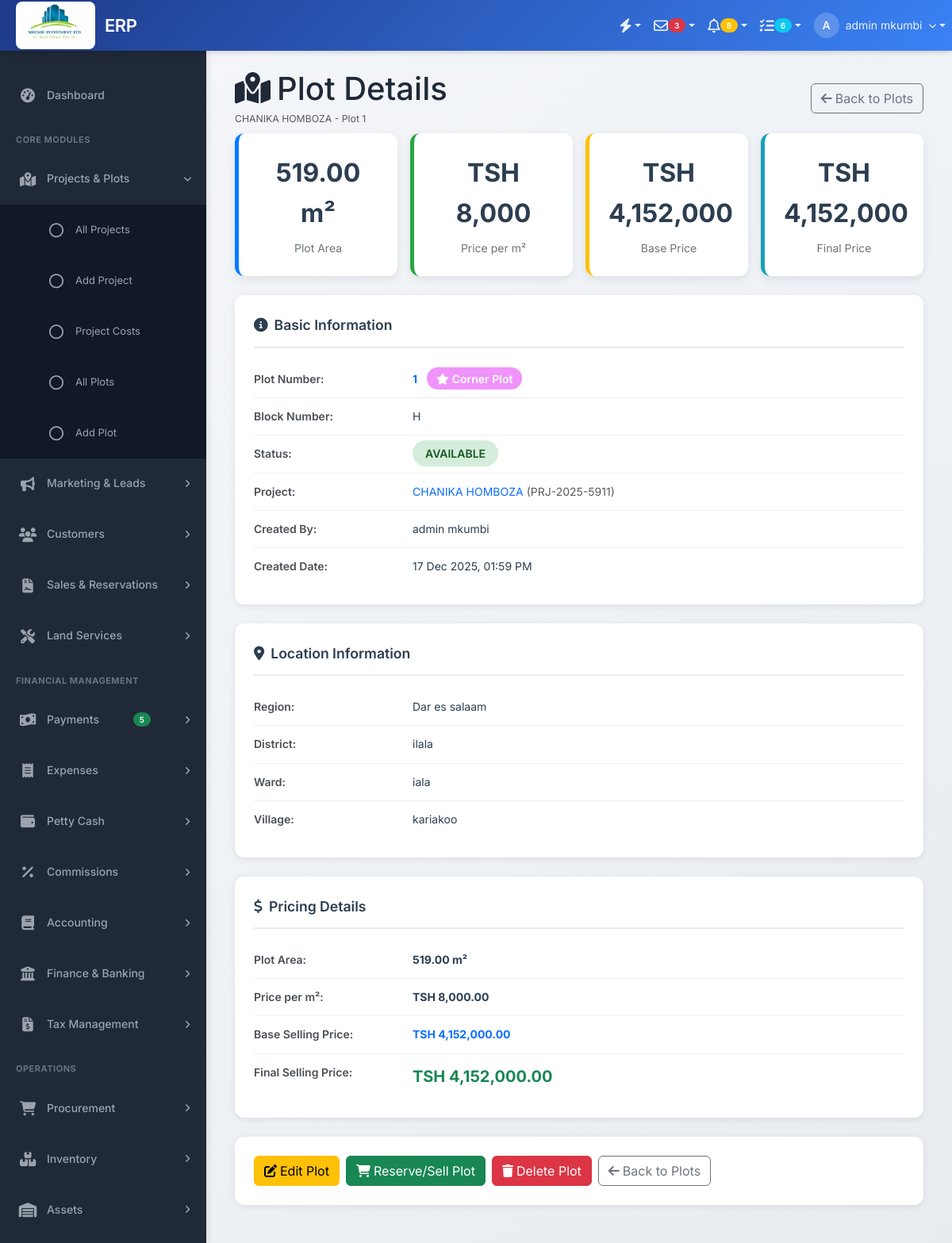
The page /modules/plots/view.php?id=42 (signed in) on the database its author committed.
### tables this page shows
CREATE TABLE `plots` (
  `plot_id` int(11) NOT NULL,
  `company_id` int(11) NOT NULL,
  `project_id` int(11) NOT NULL,
  `plot_number` varchar(50) NOT NULL,
  `block_number` varchar(50) DEFAULT NULL,
  `area_sqm` decimal(10,2) NOT NULL DEFAULT 0.00,
  `area` decimal(10,2) NOT NULL DEFAULT 0.00,
  `price_per_sqm` decimal(15,2) NOT NULL DEFAULT 0.00,
  `selling_price` decimal(15,2) NOT NULL DEFAULT 0.00,
  `discount_amount` decimal(15,2) DEFAULT 0.00,
  `final_price` decimal(15,2) GENERATED ALWAYS AS (`selling_price` - `discount_amount`) STORED,
  `plot_size` decimal(10,2) NOT NULL COMMENT 'Size in square meters',
  `price_per_unit` decimal(15,2) NOT NULL COMMENT 'Price per square meter',
  `total_price` decimal(15,2) GENERATED ALWAYS AS (`plot_size` * `price_per_unit`) STORED,
  `survey_plan_number` varchar(100) DEFAULT NULL,
  `town_plan_number` varchar(100) DEFAULT NULL,
  `gps_coordinates` varchar(200) DEFAULT NULL,
  `status` enum('available','reserved','sold','blocked') DEFAULT 'available',
  `corner_plot` tinyint(1) DEFAULT 0,
  `coordinates` varchar(50) DEFAULT NULL,
  `notes` text DEFAULT NULL,
  `is_active` tinyint(1) DEFAULT 1,
  `created_at` timestamp NOT NULL DEFAULT current_timestamp(),
  `updated_at` timestamp NOT NULL DEFAULT current_timestamp() ON UPDATE current_timestamp(),
  `created_by` int(11) DEFAULT NULL
);

CREATE TABLE `projects` (
  `project_id` int(11) NOT NULL,
  `company_id` int(11) NOT NULL,
  `project_name` varchar(200) NOT NULL,
  `project_code` varchar(50) DEFAULT NULL,
  `description` text DEFAULT NULL,
  `region_id` int(11) DEFAULT NULL,
  `district_id` int(11) DEFAULT NULL,
  `ward_id` int(11) DEFAULT NULL,
  `village_id` int(11) DEFAULT NULL,
  `physical_location` text DEFAULT NULL,
  `total_area` decimal(15,2) DEFAULT NULL COMMENT 'Total area in square meters',
  `total_plots` int(11) DEFAULT 0,
  `available_plots` int(11) DEFAULT 0,
  `reserved_plots` int(11) DEFAULT 0,
  `sold_plots` int(11) DEFAULT 0,
  `acquisition_date` date DEFAULT NULL,
  `closing_date` date DEFAULT NULL,
  `title_deed_path` varchar(255) DEFAULT NULL,
  `survey_plan_path` varchar(255) DEFAULT NULL,
  `contract_attachment_path` varchar(255) DEFAULT NULL,
  `coordinates_path` varchar(255) DEFAULT NULL,
  `status` enum('planning','active','completed','suspended') DEFAULT 'planning',
  `is_active` tinyint(1) DEFAULT 1,
  `created_at` timestamp NOT NULL DEFAULT current_timestamp(),
  `updated_at` timestamp NOT NULL DEFAULT current_timestamp() ON UPDATE current_timestamp(),
  `created_by` int(11) DEFAULT NULL,
  `land_purchase_price` decimal(15,2) DEFAULT NULL COMMENT 'Total cost to acquire land',
  `total_operational_costs` decimal(15,2) DEFAULT 0.00 COMMENT 'Survey, legal, development costs',
  `total_investment` decimal(15,2) GENERATED ALWAYS AS (`land_purchase_price` + `total_operational_costs`) STORED,
  `cost_per_sqm` decimal(10,2) DEFAULT NULL COMMENT 'Buying cost per square meter',
  `selling_price_per_sqm` decimal(10,2) DEFAULT NULL COMMENT 'Selling price per square meter',
  `profit_margin_percentage` decimal(5,2) DEFAULT 0.00,
  `total_expected_revenue` decimal(15,2) DEFAULT 0.00,
  `total_actual_revenue` decimal(15,2) DEFAULT 0.00
);

CREATE TABLE `users` (
  `user_id` int(11) NOT NULL,
  `company_id` int(11) NOT NULL COMMENT 'Multi-tenant link',
  `username` varchar(50) NOT NULL,
  `email` varchar(150) NOT NULL,
  `password_hash` varchar(255) NOT NULL,
  `first_name` varchar(100) NOT NULL,
  `middle_name` varchar(100) DEFAULT NULL,
  `last_name` varchar(100) NOT NULL,
  `full_name` varchar(300) GENERATED ALWAYS AS (concat(`first_name`,' ',ifnull(concat(`middle_name`,' '),''),`last_name`)) STORED,
  `phone1` varchar(50) DEFAULT NULL,
  `phone2` varchar(50) DEFAULT NULL,
  `region` varchar(100) DEFAULT NULL,
  `district` varchar(100) DEFAULT NULL,
  `ward` varchar(100) DEFAULT NULL,
  `village` varchar(100) DEFAULT NULL,
  `street_address` text DEFAULT NULL,
  `profile_picture` varchar(255) DEFAULT NULL,
  `gender` enum('male','female','other') DEFAULT NULL,
  `date_of_birth` date DEFAULT NULL,
  `national_id` varchar(50) DEFAULT NULL,
  `guardian1_name` varchar(200) DEFAULT NULL,
  `guardian1_relationship` varchar(100) DEFAULT NULL,
  `guardian2_name` varchar(200) DEFAULT NULL,
  `guardian2_relationship` varchar(100) DEFAULT NULL,
  `can_get_commission` tinyint(1) DEFAULT 0,
  `is_active` tinyint(1) DEFAULT 1,
  `is_email_verified` tinyint(1) DEFAULT 0,
  `is_admin` tinyint(1) NOT NULL DEFAULT 0,
  `is_super_admin` tinyint(1) NOT NULL DEFAULT 0,
  `last_login_at` timestamp NULL DEFAULT NULL,
  `last_login_ip` varchar(45) DEFAULT NULL,
  `password_reset_token` varchar(100) DEFAULT NULL,
  `password_reset_expires` timestamp NULL DEFAULT NULL,
  `created_at` timestamp NOT NULL DEFAULT current_timestamp(),
  `updated_at` timestamp NOT NULL DEFAULT current_timestamp() ON UPDATE current_timestamp(),
  `created_by` int(11) DEFAULT NULL
);

CREATE TABLE `regions` (
  `region_id` int(11) NOT NULL,
  `company_id` int(11) NOT NULL,
  `region_name` varchar(100) NOT NULL,
  `region_code` varchar(20) DEFAULT NULL,
  `is_active` tinyint(1) DEFAULT 1,
  `created_at` timestamp NOT NULL DEFAULT current_timestamp()
);

CREATE TABLE `districts` (
  `district_id` int(11) NOT NULL,
  `company_id` int(11) NOT NULL,
  `region_id` int(11) NOT NULL,
  `district_name` varchar(100) NOT NULL,
  `district_code` varchar(20) DEFAULT NULL,
  `is_active` tinyint(1) DEFAULT 1,
  `created_at` timestamp NOT NULL DEFAULT current_timestamp()
);

CREATE TABLE `wards` (
  `ward_id` int(11) NOT NULL,
  `company_id` int(11) NOT NULL,
  `district_id` int(11) NOT NULL,
  `ward_name` varchar(100) NOT NULL,
  `ward_code` varchar(20) DEFAULT NULL,
  `is_active` tinyint(1) DEFAULT 1,
  `created_at` timestamp NOT NULL DEFAULT current_timestamp()
);

CREATE TABLE `villages` (
  `village_id` int(11) NOT NULL,
  `company_id` int(11) NOT NULL,
  `ward_id` int(11) NOT NULL,
  `village_name` varchar(100) NOT NULL,
  `village_code` varchar(20) DEFAULT NULL,
  `chairman_name` varchar(200) DEFAULT NULL,
  `chairman_phone` varchar(50) DEFAULT NULL,
  `mtendaji_name` varchar(200) DEFAULT NULL COMMENT 'Village Executive Officer',
  `mtendaji_phone` varchar(50) DEFAULT NULL,
  `is_active` tinyint(1) DEFAULT 1,
  `created_at` timestamp NOT NULL DEFAULT current_timestamp(),
  `updated_at` timestamp NOT NULL DEFAULT current_timestamp() ON UPDATE current_timestamp()
);

### modules/plots/view.php (the view, shortened to what this page needs)
<?php
$db = Database::getInstance();
$db->setCompanyId($_SESSION['company_id']);
$conn = $db->getConnection();
$company_id = $_SESSION['company_id'];
$plot_id = isset($_GET['id']) ? intval($_GET['id']) : 0;
try {
    $plot_sql = "SELECT p.*,
                 pr.project_id, pr.project_name, pr.project_code,
                 r.region_name, d.district_name, w.ward_name, v.village_name,
                 u.full_name as created_by_name
                 FROM plots p
                 LEFT JOIN projects pr ON p.project_id = pr.project_id
                 LEFT JOIN regions r ON pr.region_id = r.region_id
                 LEFT JOIN districts d ON pr.district_id = d.district_id
                 LEFT JOIN wards w ON pr.ward_id = w.ward_id
                 LEFT JOIN villages v ON pr.village_id = v.village_id
                 LEFT JOIN users u ON p.created_by = u.user_id
                 WHERE p.plot_id = ? AND p.company_id = ?";
    $plot_stmt = $conn->prepare($plot_sql);
    $plot_stmt->execute([$plot_id, $company_id]);
    $plot = $plot_stmt->fetch(PDO::FETCH_ASSOC);
} catch (PDOException $e) {
    error_log("Error fetching plot: " . $e->getMessage());
    $_SESSION['error'] = "Error loading plot details";
    header('Location: index.php');
    exit;
}
$final_price = $plot['selling_price'] - ($plot['discount_amount'] ?? 0);
require_once '../../includes/header.php';
?>
<div class="content-header">
    <div class="container-fluid">
        <div class="row mb-2 align-items-center">
            <div class="col-sm-6">
                <h1 class="m-0"><i class="fas fa-map-marked-alt me-2"></i>Plot Details</h1>
                <p class="text-muted small mb-0 mt-1">
                    <?= htmlspecialchars($plot['project_name'] ?? 'N/A') ?> - Plot <?= htmlspecialchars($plot['plot_number']) ?>
                </p>
            </div>
            <div class="col-sm-6 text-end">
                <a href="index.php" class="btn btn-outline-secondary">
                    <i class="fas fa-arrow-left me-1"></i>Back to Plots
                </a>
            </div>
        </div>
    </div>
</div>
<div class="container-fluid">
    <div class="row g-3 mb-4">
        <div class="col-md-3">
            <div class="stats-card primary">
                <div class="stats-number"><?= number_format($plot['area'], 2) ?> m²</div>
                <div class="stats-label">Plot Area</div>
            </div>
        </div>
        <div class="col-md-3">
            <div class="stats-card success">
                <div class="stats-number">TSH <?= number_format($plot['price_per_sqm'], 0) ?></div>
                <div class="stats-label">Price per m²</div>
            </div>
        </div>
        <div class="col-md-3">
            <div class="stats-card warning">
                <div class="stats-number">TSH <?= number_format($plot['selling_price'], 0) ?></div>
                <div class="stats-label">Base Price</div>
            </div>
        </div>
        <div class="col-md-3">
            <div class="stats-card info">
                <div class="stats-number">TSH <?= number_format($final_price, 0) ?></div>
                <div class="stats-label">Final Price</div>
            </div>
        </div>
    </div>
    <div class="info-card">
        <div class="info-card-header">
            <i class="fas fa-info-circle me-2"></i>Basic Information
        </div>
        <div class="info-row">
            <div class="info-label">Plot Number:</div>
            <div class="info-value">
                <strong class="text-primary"><?= htmlspecialchars($plot['plot_number']) ?></strong>
                <?php if ($plot['corner_plot']): ?>
                    <span class="corner-badge ms-2"><i class="fas fa-star me-1"></i>Corner Plot</span>
                <?php endif; ?>
            </div>
        </div>
        <?php if ($plot['block_number']): ?>
        <div class="info-row">
            <div class="info-label">Block Number:</div>
            <div class="info-value"><?= htmlspecialchars($plot['block_number']) ?></div>
        </div>
        <?php endif; ?>
        <div class="info-row">
            <div class="info-label">Status:</div>
            <div class="info-value">
                <span class="status-badge <?= $plot['status'] ?>">
                    <?= strtoupper($plot['status']) ?>
                </span>
            </div>
        </div>
        <div class="info-row">
            <div class="info-label">Project:</div>
            <div class="info-value">
                <?php if ($plot['project_id']): ?>
                    <a href="../projects/view.php?id=<?= $plot['project_id'] ?>" class="text-decoration-none">
                        <?= htmlspecialchars($plot['project_name']) ?>
                        <span class="text-muted">(<?= htmlspecialchars($plot['project_code']) ?>)</span>
                    </a>
                <?php else: ?>
                    N/A
                <?php endif; ?>
            </div>
        </div>
        <div class="info-row">
            <div class="info-label">Created By:</div>
            <div class="info-value"><?= htmlspecialchars($plot['created_by_name'] ?? 'N/A') ?></div>
        </div>
        <div class="info-row">
            <div class="info-label">Created Date:</div>
            <div class="info-value"><?= date('d M Y, h:i A', strtotime($plot['created_at'])) ?></div>
        </div>
    </div>
    <div class="info-card">
        <div class="info-card-header">
            <i class="fas fa-map-marker-alt me-2"></i>Location Information
        </div>
        <div class="info-row">
            <div class="info-label">Region:</div>
            <div class="info-value"><?= htmlspecialchars($plot['region_name'] ?? 'N/A') ?></div>
        </div>
        <div class="info-row">
            <div class="info-label">District:</div>
            <div class="info-value"><?= htmlspecialchars($plot['district_name'] ?? 'N/A') ?></div>
        </div>
        <div class="info-row">
            <div class="info-label">Ward:</div>
            <div class="info-value"><?= htmlspecialchars($plot['ward_name'] ?? 'N/A') ?></div>
        </div>
        <div class="info-row">
            <div class="info-label">Village:</div>
            <div class="info-value"><?= htmlspecialchars($plot['village_name'] ?? 'N/A') ?></div>
        </div>
    </div>
    <div class="info-card">
        <div class="info-card-header">
            <i class="fas fa-dollar-sign me-2"></i>Pricing Details
        </div>
        <div class="info-row">
            <div class="info-label">Plot Area:</div>
            <div class="info-value"><strong><?= number_format($plot['area'], 2) ?> m²</strong></div>
        </div>
        <div class="info-row">
            <div class="info-label">Price per m²:</div>
            <div class="info-value"><strong>TSH <?= number_format($plot['price_per_sqm'], 2) ?></strong></div>
        </div>
        <div class="info-row">
            <div class="info-label">Base Selling Price:</div>
            <div class="info-value"><strong class="text-primary">TSH <?= number_format($plot['selling_price'], 2) ?></strong></div>
        </div>
        <div class="info-row">
            <div class="info-label">Final Selling Price:</div>
            <div class="info-value"><strong class="text-success fs-5">TSH <?= number_format($final_price, 2) ?></strong></div>
        </div>
    </div>
    <div class="info-card">
        <div class="d-flex gap-2 flex-wrap">
            <a href="edit.php?id=<?= $plot_id ?>" class="btn btn-warning">
                <i class="fas fa-edit me-1"></i>Edit Plot
            </a>
            <?php if ($plot['status'] === 'available'): ?>
            <a href="../sales/create.php?plot_id=<?= $plot_id ?>" class="btn btn-success">
                <i class="fas fa-shopping-cart me-1"></i>Reserve/Sell Plot
            </a>
            <?php endif; ?>
            <button type="button" class="btn btn-danger" onclick="confirmDelete()">
                <i class="fas fa-trash me-1"></i>Delete Plot
            </button>
            <a href="index.php" class="btn btn-outline-secondary">
                <i class="fas fa-arrow-left me-1"></i>Back to Plots
            </a>
        </div>
    </div>
</div>
<?php require_once '../../includes/footer.php'; ?>

### includes/header.php (style rules this page uses)
* { margin: 0; padding: 0; box-sizing: border-box; }
body { font-family: 'Inter', -apple-system, BlinkMacSystemFont, 'Segoe UI', sans-serif; font-size: 14px; line-height: 1.6; color: #1f2937; background: linear-gradient(135deg, #f5f7fa 0%, #e8ecf1 100%); min-height: 100vh; }

### modules/plots/view.php (style rules this page uses)
.stats-card { background:#fff; border-radius:12px; padding:1.5rem; box-shadow:0 4px 12px rgba(0,0,0,0.08); text-align:center; border-left:5px solid; }
.stats-card.primary { border-left-color:#007bff; }
.stats-card.success { border-left-color:#28a745; }
.stats-card.warning { border-left-color:#ffc107; }
.stats-card.info { border-left-color:#17a2b8; }
.stats-number { font-size:2rem; font-weight:700; color:#2c3e50; }
.stats-label { font-size:0.875rem; color:#6c757d; margin-top:0.5rem; }
.info-card { background:#fff; border-radius:12px; padding:1.5rem; margin-bottom:1.5rem; box-shadow:0 2px 8px rgba(0,0,0,0.08); }
.info-card-header { font-size:1.1rem; font-weight:600; color:#2c3e50; margin-bottom:1rem; padding-bottom:0.75rem; border-bottom:2px solid #e9ecef; }
.info-row { display:flex; padding:0.75rem 0; border-bottom:1px solid #f0f0f0; }
.info-row:last-child { border-bottom:none; }
.info-label { flex:0 0 200px; font-weight:600; color:#495057; }
.info-value { flex:1; color:#2c3e50; }
.status-badge { padding:0.5rem 1rem; border-radius:50px; font-weight:600; font-size:0.875rem; }
.status-badge.available { background:#d4edda; color:#155724; }
.corner-badge { background:#f093fb; color:#fff; padding:0.35rem 0.75rem; border-radius:20px; font-size:0.875rem; font-weight:600; }

### rows shown on the page
plots: project.project_name "CHANIKA HOMBOZA", plot_number "1", area "519.00", price_per_sqm "8,000", selling_price "4,152,000", final_price "4,152,000", block_number "H", status "AVAILABLE", project.project_code "PRJ-2025-5911", users.full_name "admin mkumbi", created_at "17 Dec 2025, 01:59 PM", regions.region_name "Dar es salaam", districts.district_name "ilala", wards.ward_name "iala", villages.village_name "kariakoo", price_per_sqm "8,000.00", selling_price "4,152,000.00", final_price "4,152,000.00"

### other values the page prints
substr($_SESSION['full_name'] ?? 'U', 0, 1) "A"
$_SESSION['full_name'] "admin mkumbi"
